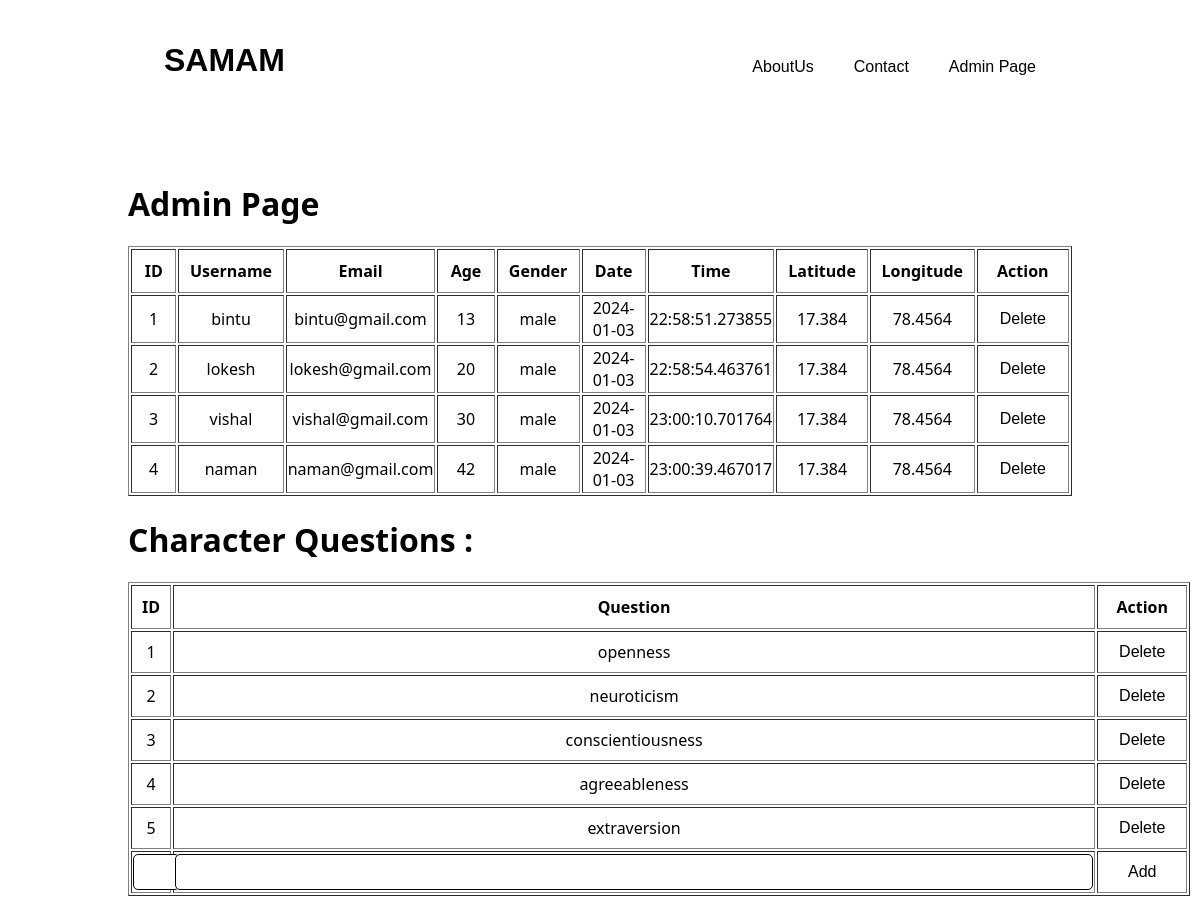
The app's page /adminPage (upper part), older data.
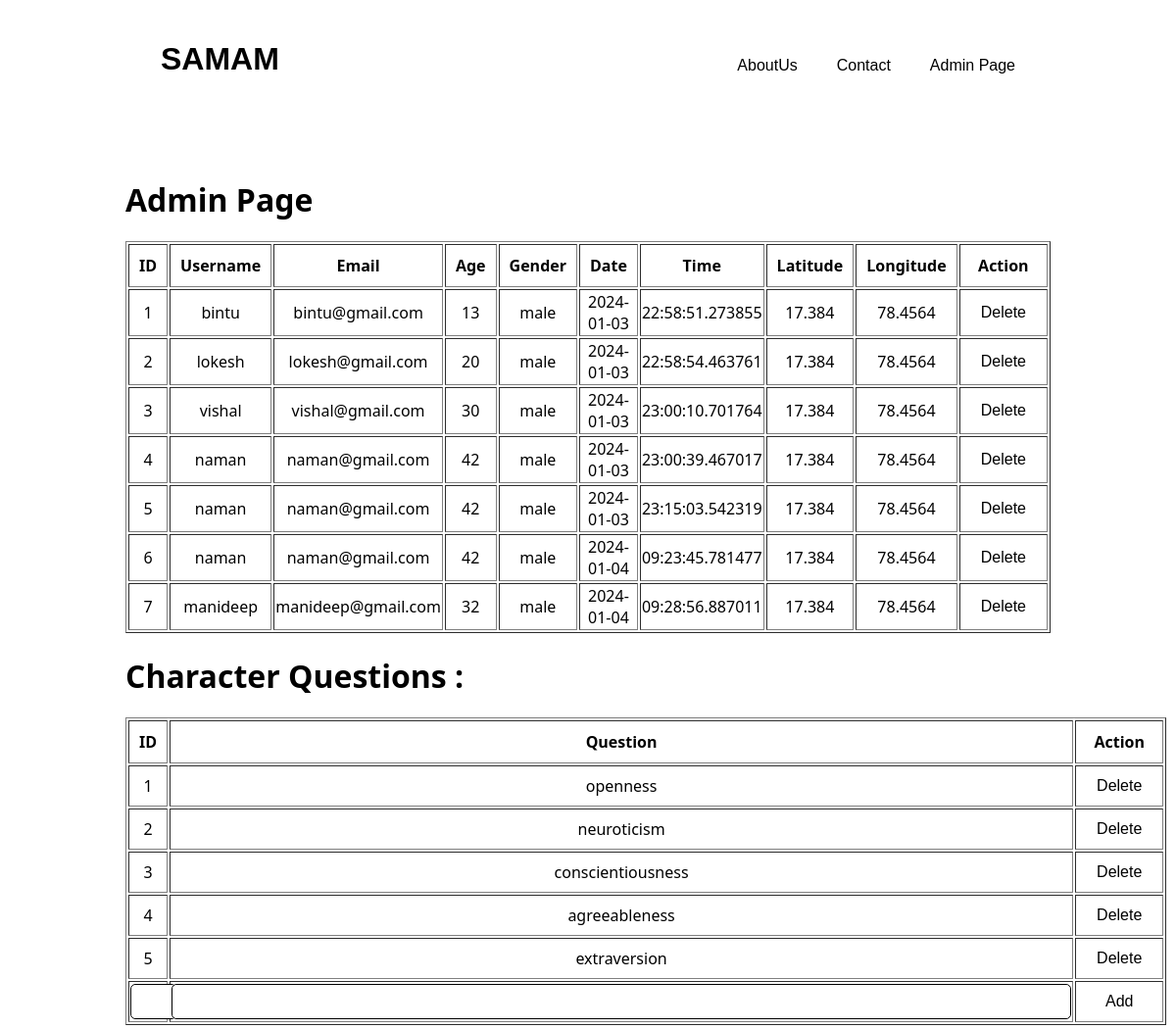
The same page, newer data.
### app.py (models this page shows, shortened)
class UserDetails(db.Model):
    id = db.Column(db.Integer, primary_key=True ,autoincrement=True)
    username = db.Column(db.String(80), unique=False, nullable=False)
    email = db.Column(db.String(120), unique=False, nullable=False)
    age = db.Column(db.Integer, unique=False, nullable=False)
    gender = db.Column(db.String(80), unique=False, nullable=False)
    date = db.Column(db.Date, nullable=False, default=get_current_date)
    time = db.Column(db.Time, nullable=False, default=get_current_time)
    latitude = db.Column(db.Float, unique=False, nullable=False)
    longitude = db.Column(db.Float, unique=False, nullable=True,default=100)

class CharacterQuestions(db.Model):
    id = db.Column(db.Integer, primary_key=True ,autoincrement=True)
    question = db.Column(db.String(1000), unique=True, nullable=False)

### app.py (the view)
@app.route('/adminPage', methods=['GET', 'POST'])
def adminPage():
    CharQuestions = CharacterQuestions.query.all()
    users = UserDetails.query.all()
    DisQuestions = DisorderQuestions.query.all()
    return render_template('./adminPage.html', users=users,CharacterQuestions=CharQuestions,DisorderQuestions=DisQuestions)

### templates/adminPage.html (shortened to what this page needs)
<!DOCTYPE html>
<html>
    <head>
        <link rel="stylesheet" href="../static/questions.css">
    </head>
    <body>
        <div class="container">
            <header>
                <span><a href="/"><button class="name" type="button">SAMAM</button></a></span>
                <div>
                    <nav>
                        <ul>
                            <li><a href="#Skills"><button type="button">AboutUs</button></a></li>
                            <li><a href="#Contact"><button type="button">Contact</button></a></li>
                            <li>
                                <form action="/login_form" method="post">
                                    <button type="submit" value="submit">Admin Page</button>
                                </form>
                            </li>
                        </ul>
                    </nav>
                </div>
            </header>
        </div>
        <h1>Admin Page</h1>
        <table border="1">
            <thead>
                <tr>
                    <th>ID</th>
                    <th>Username</th>
                    <th>Email</th>
                    <th>Age</th>
                    <th>Gender</th>
                    <th>Date</th>
                    <th>Time</th>
                    <th>Latitude</th>
                    <th>Longitude</th>
                    <th>Action</th>
                </tr>
            </thead>
            <tbody>
                {% for user in users %}
                <tr>
                    <td>{{ user.id }}</td>
                    <td>{{ user.username }}</td>
                    <td>{{ user.email }}</td>
                    <td>{{ user.age }}</td>
                    <td>{{ user.gender }}</td>
                    <td>{{ user.date }}</td>
                    <td>{{ user.time }}</td>
                    <td>{{ user.latitude }}</td>
                    <td>{{ user.longitude }}</td>
                    <td>
                        <button type="button" onclick="deleteRow(this, '{{ user.id }}')">Delete</button>
                    </td>
                </tr>
                {% endfor %}
            </tbody>
        </table>
        <h1>Character Questions :</h1>
        <table border="1" id="CharacterQuestionsTable">
            <thead>
                <tr>
                    <th>ID</th>
                    <th>Question</th>
                    <th>Action</th>
                </tr>
            </thead>
            <tbody>
                {% for question in CharacterQuestions %}
                <tr>
                    <td>{{ question.id }}</td>
                    <td>{{ question.question }}</td>
                    <td>
                        <button type="button" onclick="deleteQuestion(this, '{{ question.id }}')">Delete</button>
                    </td>
                </tr>
                {% endfor %}
                <tr id="addQuestionRow">
                    <td><input type="text" id="newQuestionId"></td>
                    <td><input type="text" id="newQuestionText"></td>
                    <td><button type="button" onclick="addNewQuestion()">Add</button></td>
                </tr>
            </tbody>
        </table>
    </body>
</html>

### static/questions.css (style rules this page uses)
body { font-family: 'Segoe UI', Tahoma, Geneva, Verdana, sans-serif; margin: 1rem 8rem 1rem 8rem; }
.container { margin-bottom: 4rem; }
header { display: grid; grid-gap: 2rem; grid-template-columns: 1fr auto; padding: 1rem; }
header ul { display: inline-flex; justify-content: center ; list-style: none; }
.name { font-size: 2rem; font-weight:bolder; color: black; }
button { background-color: white; color: black; padding: 10px 20px; border: none; border-radius: 5px; cursor: pointer; font-size: 16px; transition: background-color 0.3s; }
input { font-size: 1rem; font-weight: lighter; padding: 0.5rem; border-radius: 5px; border: 1px solid black; }

### templates/adminPage.html (style rules this page uses)
th { padding: 10px; width: 100px; }
tr { height: 30px; text-align: center; }
#addQuestionRow #newQuestionText, #addQuestionRow #newDisQuestionText { width: 900px; }
#addQuestionRow #newQuestionId, #addQuestionRow #newDisQuestionId { width: 80%; }

Row changes from the older to the newer data that the page shows:
added UserDetails: id "5", username "naman", email "naman@gmail.com", age "42", gender "male", date "2024-01-03", time "23:15:03.542319", latitude "17.384", longitude "78.4564"
added UserDetails: id "6", username "naman", email "naman@gmail.com", age "42", gender "male", date "2024-01-04", time "09:23:45.781477", latitude "17.384", longitude "78.4564"
added UserDetails: id "7", username "manideep", email "manideep@gmail.com", age "32", gender "male", date "2024-01-04", time "09:28:56.887011", latitude "17.384", longitude "78.4564"
